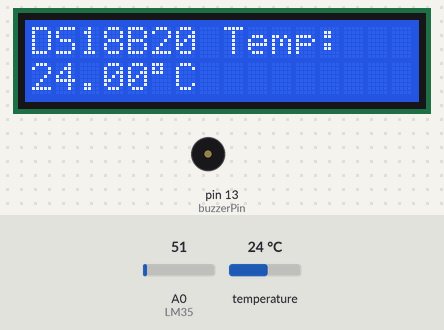
The sketch below on a simulated Arduino Mega 2560, built with avr-gcc and run on an emulated ATmega2560. Shown: 16×2 character LCD, buzzer (waves = sounding, pin HIGH). The test bench sets the inputs (shaded band); at power-on: A0 (LM35) = 51, temperature 24 °C. What the sketch prints to the serial monitor is not drawn.

Above: at 1.2 s.
1.3 s: A0 (LM35) set to 69
At 1.9 s:
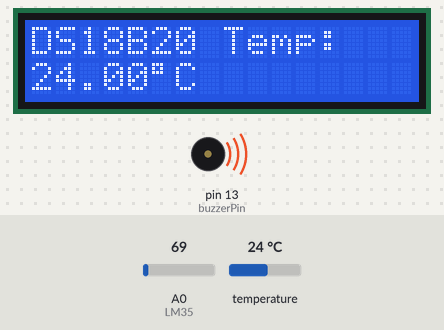
6.0 s: temperature set to 12 °C
At 8.5 s:
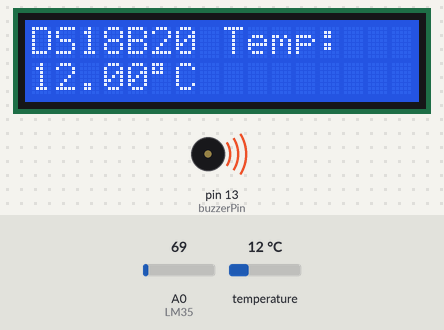
9.6 s: temperature set to 19 °C
At 11.2 s:
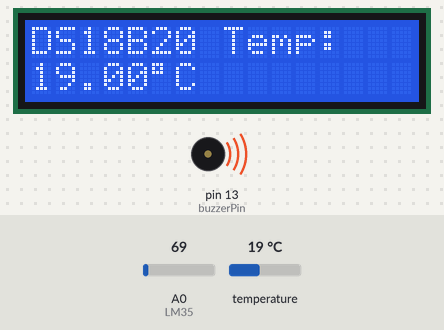
11.9 s: temperature set to 28 °C
At 14.0 s:
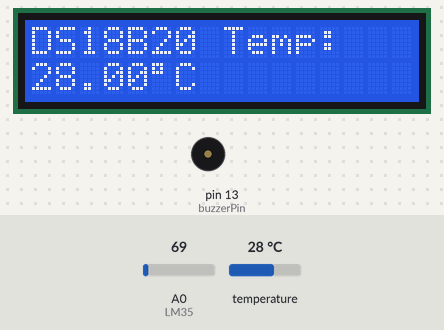
14.1 s: A0 (LM35) set to 61
At 15.1 s:
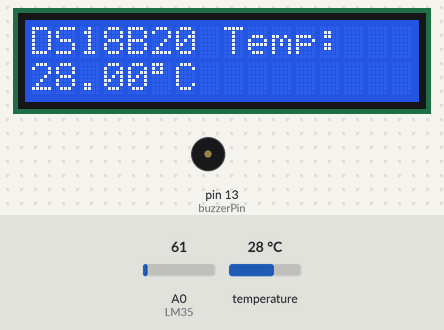
Timing chart, 0 to 16.8 s (numbered marks = the images above; inputs shaded):
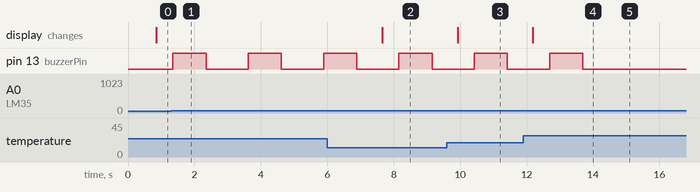

The sketch:

codigo_proyecto.ino
```cpp
#include <OneWire.h>
#include <DallasTemperature.h>
#include <LiquidCrystal.h>

// Configuración de pines para el LM35 y buzzer
const int LM35 = A0;        // Pin donde está conectado el LM35
const int buzzerPin = 13;   // Pin donde está conectado el buzzer

// Configuración de pines para el DS18B20
#define ONE_WIRE_BUS 9      // Pin donde está conectado el DS18B20
OneWire oneWire(ONE_WIRE_BUS);
DallasTemperature sensors(&oneWire);

// Configuración de pines para la pantalla LCD (RS, E, D4, D5, D6, D7)
LiquidCrystal lcd(22, 24, 26, 28, 30, 32);

void setup() {
  // Inicialización de pines
  pinMode(buzzerPin, OUTPUT);  // Configura el buzzer como salida
  Serial.begin(9600);          // Inicia la comunicación serie

  // Inicialización de los sensores
  sensors.begin();

  // Inicialización de la pantalla LCD
  lcd.begin(16, 2);  // Configura la pantalla LCD de 16x2
  lcd.print("DS18B20 Temp:");
}

void loop() {
  // --- LM35 Sensor ---
  // Lee el valor analógico del LM35
  int sensorValue = analogRead(LM35);

  // Calcula la temperatura del LM35
  int temperaturaLM35 = int((float(sensorValue) * 5 / (1024.0)) / 0.01);

  // Muestra la temperatura del LM35 en el monitor serie
  Serial.print("Temperatura LM35: ");
  Serial.print(temperaturaLM35);
  Serial.println(" °C");

  // Si la temperatura del LM35 es mayor o igual a 30 grados
  if (temperaturaLM35 >= 30) {
    digitalWrite(buzzerPin, HIGH); // Enciende el buzzer
    delay(1000);                  // Mantén el buzzer encendido por 1 segundo
    digitalWrite(buzzerPin, LOW); // Apaga el buzzer
  }

  // --- DS18B20 Sensor ---
  // Solicitar datos del sensor DS18B20
  sensors.requestTemperatures();

  // Leer la temperatura del DS18B20
  float temperaturaDS18B20 = sensors.getTempCByIndex(0); // Lee el primer sensor conectado

  // Mostrar la temperatura del DS18B20 en la pantalla LCD
  lcd.setCursor(0, 1);              // Coloca el cursor en la segunda línea
  lcd.print("                ");    // Limpia la línea para evitar residuos
  lcd.setCursor(0, 1);              // Regresa al inicio de la segunda línea
  lcd.print(temperaturaDS18B20);    // Muestra la temperatura
  lcd.print((char)223);             // Símbolo de grado
  lcd.print("C");
                    // Muestra "C" para Celsius
  Serial.print("Temperatura DS18B20: ");
  Serial.print(temperaturaDS18B20);
  Serial.println(" °C");
  // Retrasos
  delay(500); // Espera 5 segundos antes de realizar otra lectura
}
```

Measured:
- the behaviour switches between 61 and 62 on A0 (LM35) (found by bisection; images 0 and 1)
- after the input at 1.3 s, pin 13 (buzzerPin): alternates HIGH for 1.0 s and LOW for 1.3 s, starting after 0.05 s
- after the input at 6.0 s, the display: changes after 1.7 s (image 2)
- after the input at 9.6 s, the display: changes after 0.32 s (image 3)
- after the input at 11.9 s, the display: changes after 0.29 s (image 4)
- after the input at 14.1 s, pin 13 (buzzerPin): stays LOW (without the input it goes to HIGH after 0.86 s)
